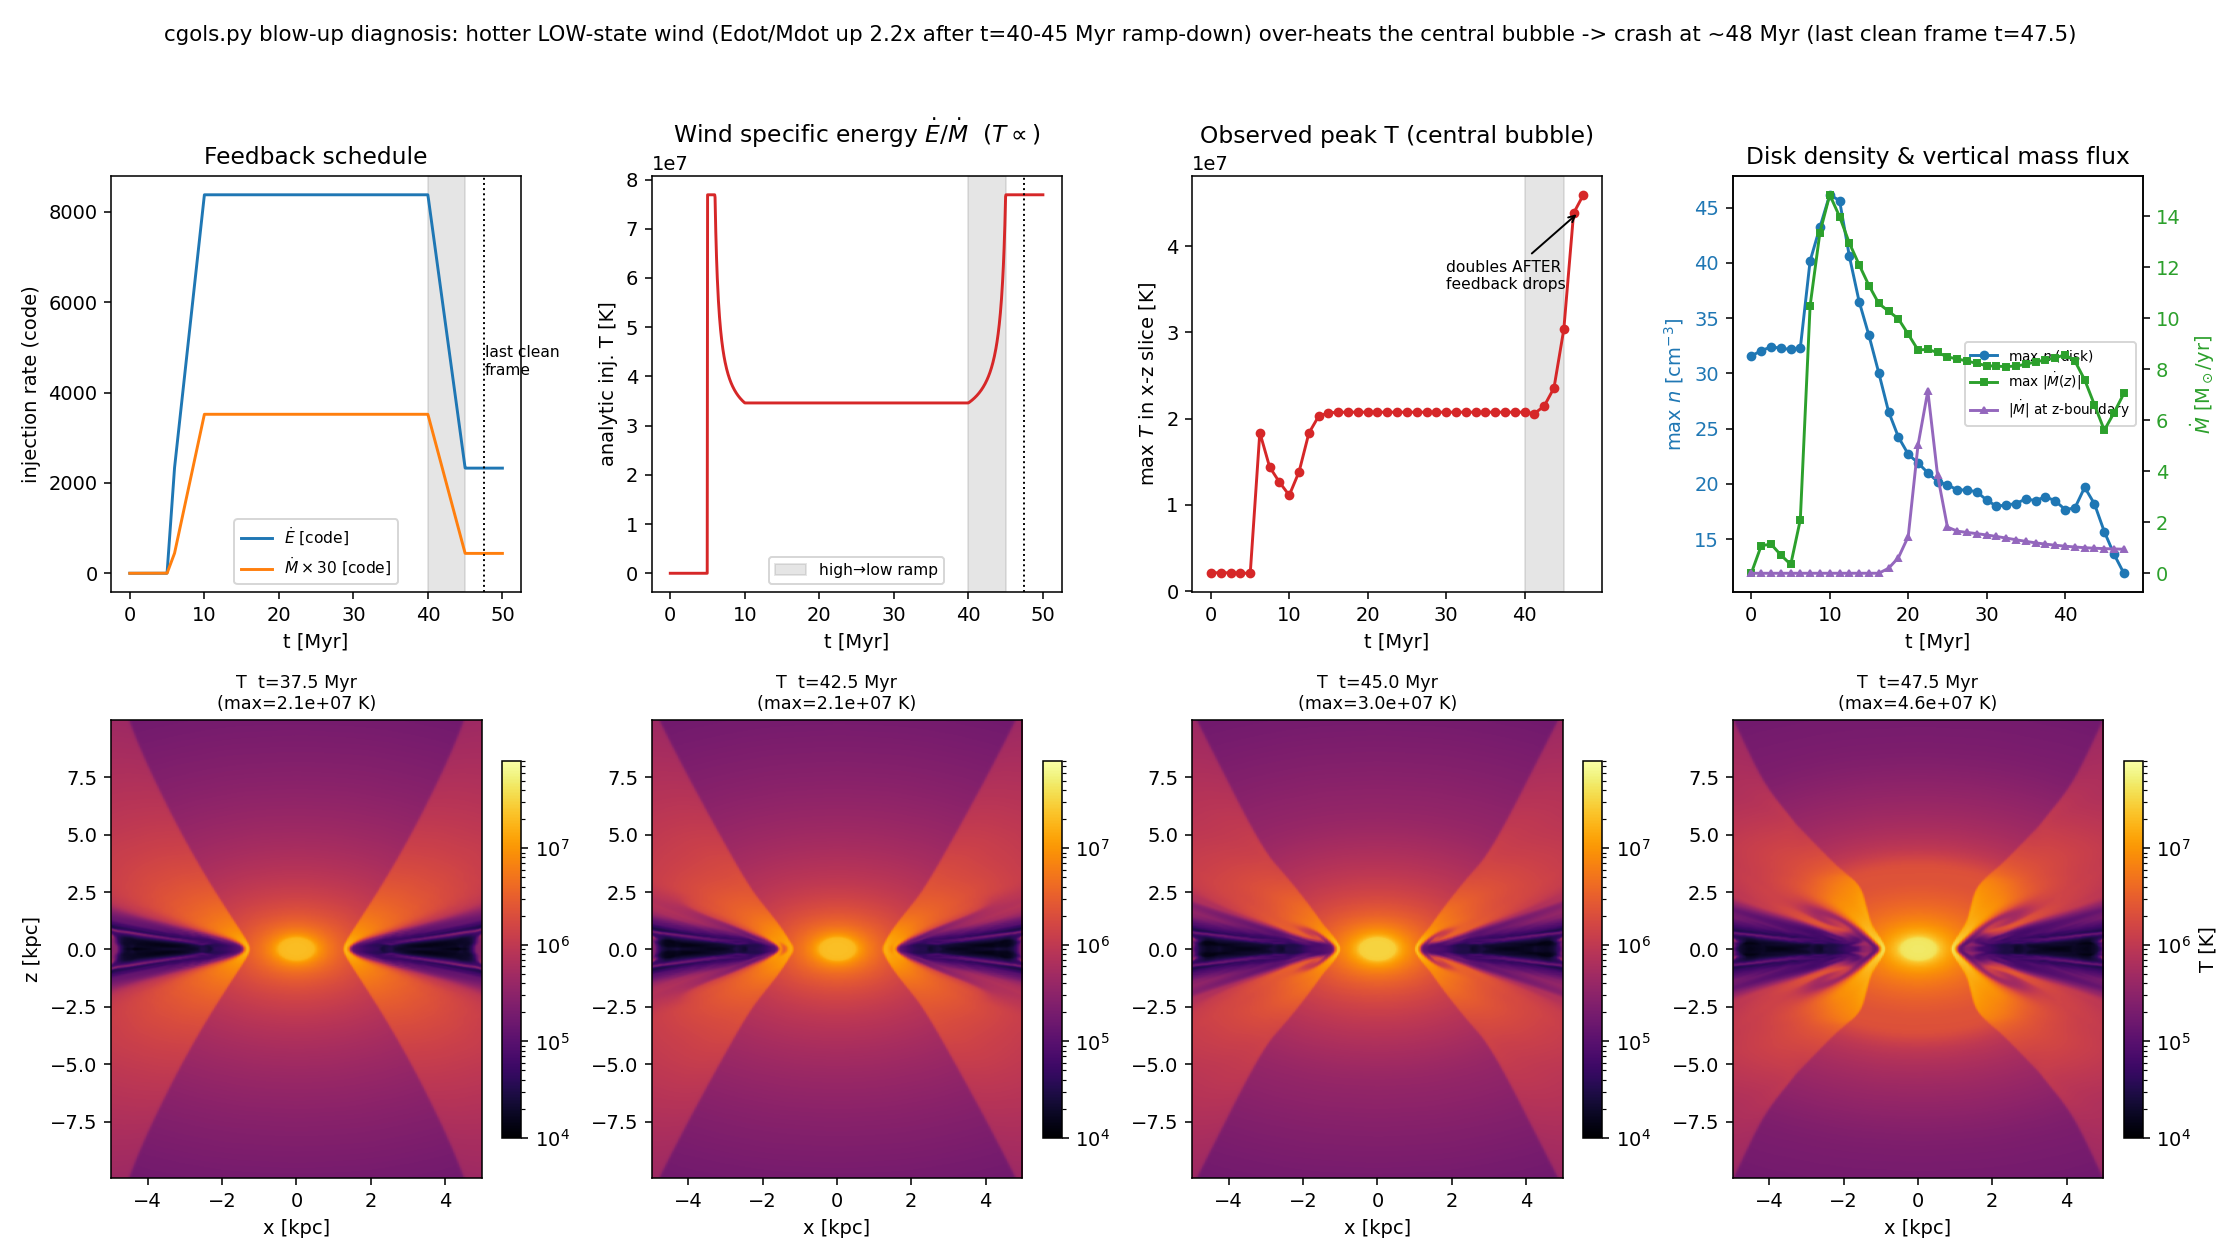

Python code for this plot:
"""Diagnostic analysis of the cgols.py blow-up at ~48 Myr.

Reads the surviving host-offloaded snapshot frames (cgols_snapshots/frame_*.npz)
and builds a figure characterising the crash. Pure numpy/matplotlib, no GPU.
"""
import glob
import os

import numpy as np
import matplotlib.pyplot as plt
from matplotlib.colors import LogNorm

import astropy.units as u
from astropy import constants as const

SCRIPT_DIR = os.path.dirname(os.path.abspath(__file__))


def _here(name):
    return os.path.join(SCRIPT_DIR, name)


# ---- Feedback schedule (from cgols.py build_cgols_wind_params) ----
code_length = 1 * u.kpc
code_mass = 1e6 * u.M_sun
code_velocity = 100 * u.km / u.s
code_time = code_length / code_velocity
code_energy = code_mass * code_velocity ** 2
mu, gamma = 0.6, 5 / 3
mp, kB = const.m_p, const.k_B
T_factor = (mu * mp / kB * code_velocity ** 2).to(u.K).value

mdot_to_code = lambda x: (x * u.M_sun / u.yr).to(code_mass / code_time).value
edot_to_code = lambda x: (x * u.erg / u.s).to(code_energy / code_time).value
mdot_low, mdot_high = mdot_to_code(1.5), mdot_to_code(12.0)
edot_low, edot_high = edot_to_code(1.5e42), edot_to_code(5.4e42)
knot_t = np.array([0.0, 5.0, 6.0, 10.0, 40.0, 45.0])
knot_md = np.array([0.0, 0.0, mdot_low, mdot_high, mdot_high, mdot_low])
knot_ed = np.array([0.0, 0.0, edot_low, edot_high, edot_high, edot_low])

tt = np.linspace(0, 50, 1000)
md_t = np.interp(tt, knot_t, knot_md)
ed_t = np.interp(tt, knot_t, knot_ed)
# injection-region temperature T = (gamma-1) * (Edot/Mdot) * T_factor
with np.errstate(divide="ignore", invalid="ignore"):
    Tinj_t = (gamma - 1) * np.where(md_t > 0, ed_t / np.maximum(md_t, 1e-30), 0.0) * T_factor

# ---- Load snapshots ----
files = sorted(glob.glob(_here("cgols_snapshots/frame_*.npz")))
frames = [np.load(f) for f in files]
order = np.argsort([float(fr["time_myr"]) for fr in frames])
frames = [frames[i] for i in order]
t = np.array([float(fr["time_myr"]) for fr in frames])
Tmax = np.array([np.nanmax(fr["T_xz"]) for fr in frames])
nmax = np.array([np.nanmax(fr["n_xz"]) for fr in frames])
mdmax = np.array([np.nanmax(np.abs(fr["mdot_z"])) for fr in frames])
mdtop = np.array([fr["mdot_z"][-1] for fr in frames])

nz = frames[0]["T_xz"].shape[1]
zc = (np.arange(nz) + 0.5) * (20.0 / nz) - 10.0
nx = frames[0]["T_xz"].shape[0]
xc = (np.arange(nx) + 0.5) * (10.0 / nx) - 5.0

# ---- Figure ----
fig = plt.figure(figsize=(16, 9))
gs = fig.add_gridspec(2, 4, height_ratios=[1, 1.1])

# (A) feedback schedule + injection temperature
axA = fig.add_subplot(gs[0, 0])
axA.plot(tt, ed_t, "C0-", label=r"$\dot E$ [code]")
axA.plot(tt, md_t * 30, "C1-", label=r"$\dot M \times 30$ [code]")
axA.axvspan(40, 45, color="grey", alpha=0.2)
axA.axvline(47.5, color="k", ls=":", lw=1)
axA.text(47.6, axA.get_ylim()[1] * 0.5, "last clean\nframe", fontsize=8)
axA.set_xlabel("t [Myr]"); axA.set_ylabel("injection rate (code)")
axA.set_title("Feedback schedule")
axA.legend(fontsize=8)

axA2 = fig.add_subplot(gs[0, 1])
axA2.plot(tt, Tinj_t, "C3-")
axA2.axvspan(40, 45, color="grey", alpha=0.2, label="high→low ramp")
axA2.axvline(47.5, color="k", ls=":", lw=1)
axA2.set_xlabel("t [Myr]"); axA2.set_ylabel("analytic inj. T [K]")
axA2.set_title(r"Wind specific energy $\dot E/\dot M$  ($T\propto$)")
axA2.legend(fontsize=8)

# (B) observed Tmax vs time
axB = fig.add_subplot(gs[0, 2])
axB.plot(t, Tmax, "C3o-", ms=4)
axB.axvspan(40, 45, color="grey", alpha=0.2)
axB.set_xlabel("t [Myr]"); axB.set_ylabel(r"max $T$ in x-z slice [K]")
axB.set_title("Observed peak T (central bubble)")
axB.annotate("doubles AFTER\nfeedback drops", xy=(47, 4.4e7), xytext=(30, 3.5e7),
             fontsize=8, arrowprops=dict(arrowstyle="->"))

# (C) nmax + mdot
axC = fig.add_subplot(gs[0, 3])
axC.plot(t, nmax, "C0o-", ms=4, label=r"max $n$ (disk)")
axC.set_xlabel("t [Myr]"); axC.set_ylabel(r"max $n$ [cm$^{-3}$]", color="C0")
axC.tick_params(axis="y", labelcolor="C0")
axC2 = axC.twinx()
axC2.plot(t, mdmax, "C2s-", ms=3, label=r"max $|\dot M(z)|$")
axC2.plot(t, np.abs(mdtop), "C4^-", ms=3, label=r"$|\dot M|$ at z-boundary")
axC2.set_ylabel(r"$\dot M$ [M$_\odot$/yr]", color="C2")
axC2.tick_params(axis="y", labelcolor="C2")
axC.set_title("Disk density & vertical mass flux")
lines = axC.get_lines() + axC2.get_lines()
axC.legend(lines, [l.get_label() for l in lines], fontsize=7, loc="center right")

# (D-G) edge-on temperature for 4 late frames
for k, idx in enumerate([30, 34, 36, 38]):
    ax = fig.add_subplot(gs[1, k])
    T = frames[idx]["T_xz"].T  # (z, x)
    im = ax.imshow(T, origin="lower", extent=[xc[0], xc[-1], zc[0], zc[-1]],
                   aspect="auto", cmap="inferno",
                   norm=LogNorm(vmin=1e4, vmax=8e7))
    ax.set_title(f"T  t={t[idx]:.1f} Myr\n(max={Tmax[idx]:.1e} K)", fontsize=9)
    ax.set_xlabel("x [kpc]")
    if k == 0:
        ax.set_ylabel("z [kpc]")
    plt.colorbar(im, ax=ax, fraction=0.046, label="T [K]" if k == 3 else "")

fig.suptitle(
    "cgols.py blow-up diagnosis: hotter LOW-state wind (Edot/Mdot up 2.2x after t=40-45 Myr "
    "ramp-down) over-heats the central bubble -> crash at ~48 Myr (last clean frame t=47.5)",
    fontsize=11)
plt.tight_layout(rect=[0, 0, 1, 0.96])
out = _here("cgols_crash_analysis.png")
plt.savefig(out, dpi=140)
print("wrote", out)
